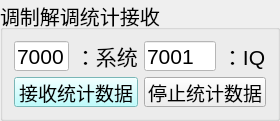
     <widget class="QGroupBox" name="groupBox_40">
      <property name="maximumSize">
       <size>
        <width>280</width>
        <height>120</height>
       </size>
      </property>
      <property name="font">
       <font>
        <pointsize>15</pointsize>
       </font>
      </property>
      <property name="title">
       <string>调制解调统计接收</string>
      </property>
      <layout class="QGridLayout" name="gridLayout_34">
       <item row="0" column="0">
        <widget class="QLineEdit" name="statisticalPort_obj">
         <property name="maximumSize">
          <size>
           <width>160</width>
           <height>30</height>
          </size>
         </property>
         <property name="font">
          <font>
           <pointsize>16</pointsize>
          </font>
         </property>
         <property name="styleSheet">
          <string notr="true">background-color: rgb(255, 255, 255);</string>
         </property>
         <property name="text">
          <string>7000</string>
         </property>
        </widget>
       </item>
       <item row="0" column="1">
        <widget class="QLabel" name="statisticalPort_label">
         <property name="maximumSize">
          <size>
           <width>100</width>
           <height>30</height>
          </size>
         </property>
         <property name="font">
          <font>
           <pointsize>16</pointsize>
          </font>
         </property>
         <property name="text">
          <string>：系统</string>
         </property>
         <property name="textFormat">
          <enum>Qt::PlainText</enum>
         </property>
        </widget>
       </item>
       <item row="0" column="2">
        <widget class="QLineEdit" name="IQPort_obj">
         <property name="maximumSize">
          <size>
           <width>160</width>
           <height>30</height>
          </size>
         </property>
         <property name="font">
          <font>
           <pointsize>16</pointsize>
          </font>
         </property>
         <property name="styleSheet">
          <string notr="true">background-color: rgb(255, 255, 255);</string>
         </property>
         <property name="text">
          <string>7001</string>
         </property>
        </widget>
       </item>
       <item row="0" column="3">
        <widget class="QLabel" name="IQPort_label">
         <property name="maximumSize">
          <size>
           <width>100</width>
           <height>30</height>
          </size>
         </property>
         <property name="font">
          <font>
           <pointsize>16</pointsize>
          </font>
         </property>
         <property name="text">
          <string>：IQ</string>
         </property>
         <property name="textFormat">
          <enum>Qt::PlainText</enum>
         </property>
        </widget>
       </item>
       <item row="1" column="0" colspan="2">
        <widget class="QPushButton" name="start">
         <property name="maximumSize">
          <size>
           <width>140</width>
           <height>30</height>
          </size>
         </property>
         <property name="font">
          <font>
           <pointsize>14</pointsize>
          </font>
         </property>
         <property name="styleSheet">
          <string notr="true">background-color: rgb(170, 255, 255);</string>
         </property>
         <property name="text">
          <string>接收统计数据</string>
         </property>
        </widget>
       </item>
       <item row="1" column="2" colspan="2">
        <widget class="QPushButton" name="stop">
         <property name="maximumSize">
          <size>
           <width>140</width>
           <height>30</height>
          </size>
         </property>
         <property name="font">
          <font>
           <pointsize>14</pointsize>
          </font>
         </property>
         <property name="text">
          <string>停止统计数据</string>
         </property>
        </widget>
       </item>
      </layout>
     </widget>
